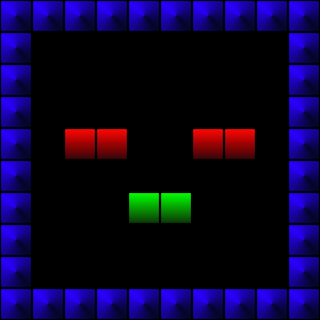

A level layout from a 2D game, rendered from its tile map. Below: a short description, then the map file with its tile-grid data intact:
An orthogonal 10x10 tile map with 32x32 px tiles, 1 tile layer (Tile Layer 1).

<map version="1.10" tiledversion="1.11.0" orientation="orthogonal" renderorder="right-down" width="10" height="10" tilewidth="32" tileheight="32" infinite="0" nextlayerid="3" nextobjectid="2">
 <tileset firstgid="1" source="Tileset1.tsx" />
 <layer id="1" name="Tile Layer 1" width="10" height="10">
  <data encoding="csv">
2,2,2,2,2,2,2,2,2,2,
2,0,0,0,0,0,0,0,0,2,
2,0,0,0,0,0,0,0,0,2,
2,0,0,0,0,0,0,0,0,2,
2,0,5,5,0,0,5,5,0,2,
2,0,0,0,0,0,0,0,0,2,
2,0,0,0,7,7,0,0,0,2,
2,0,0,0,0,0,0,0,0,2,
2,0,0,0,0,0,0,0,0,2,
2,2,2,2,2,2,2,2,2,2
</data>
 </layer>
 <objectgroup id="2" name="collisions" />
</map>
